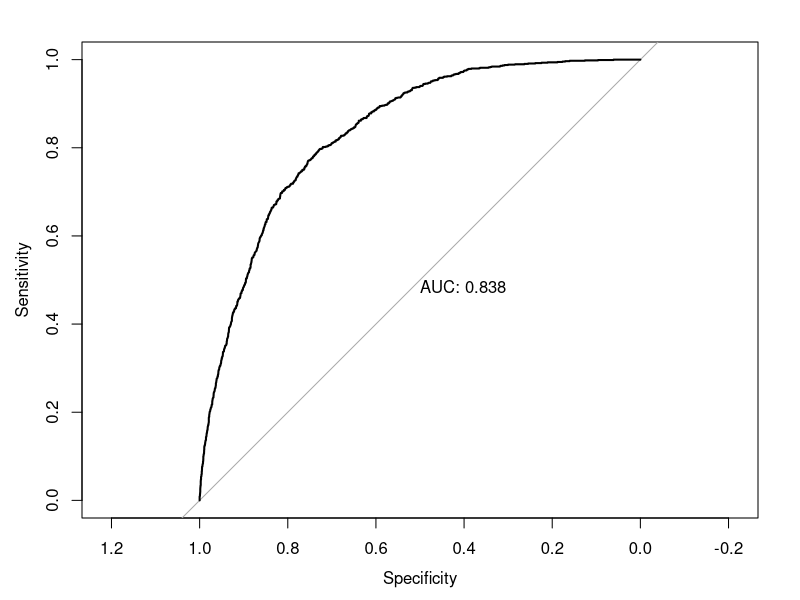
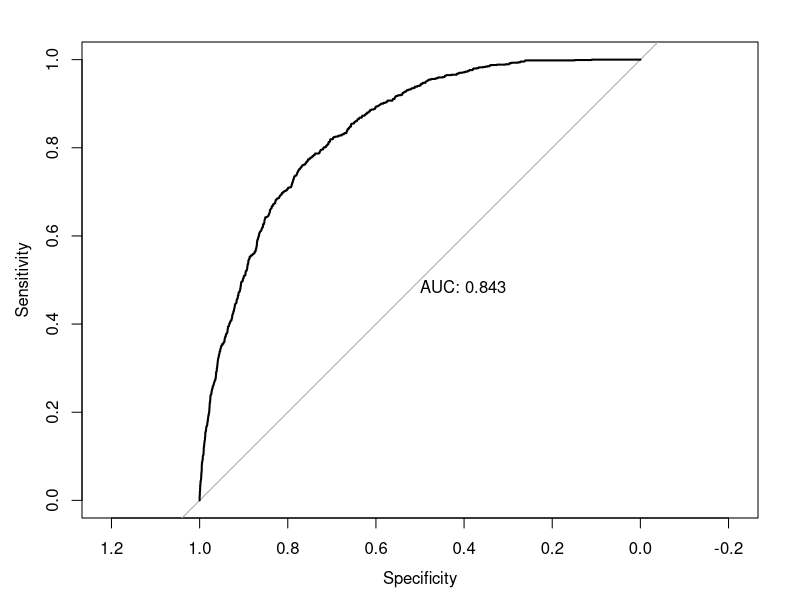
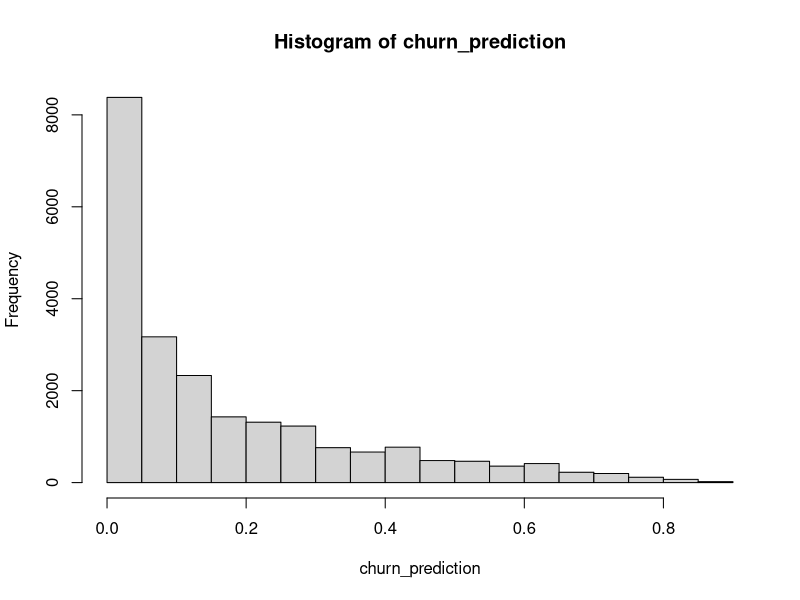
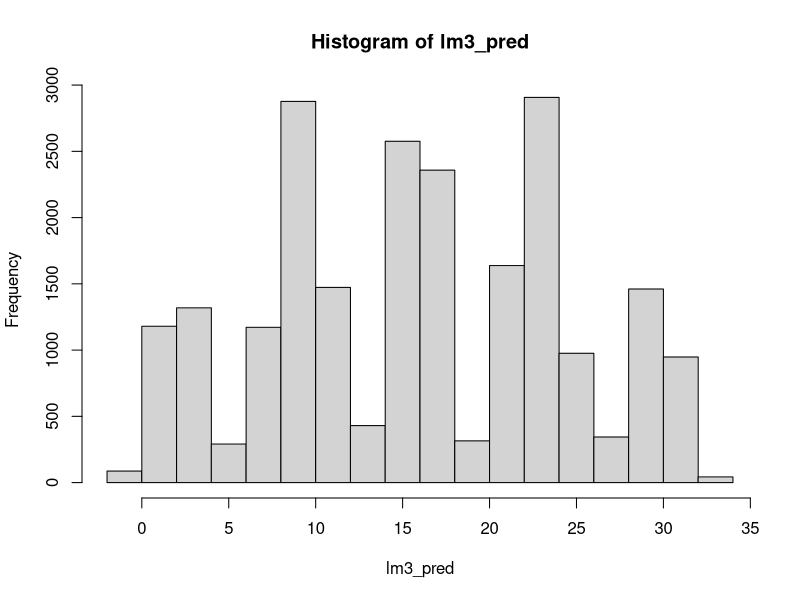
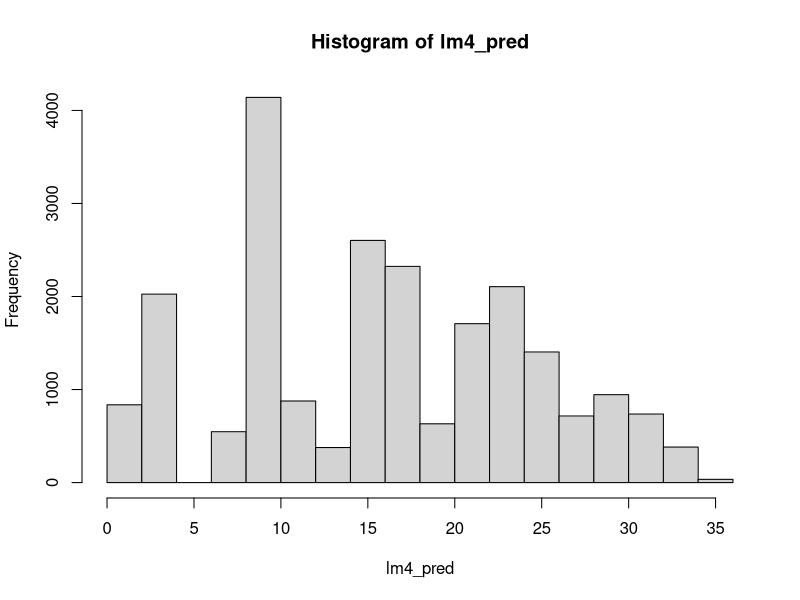
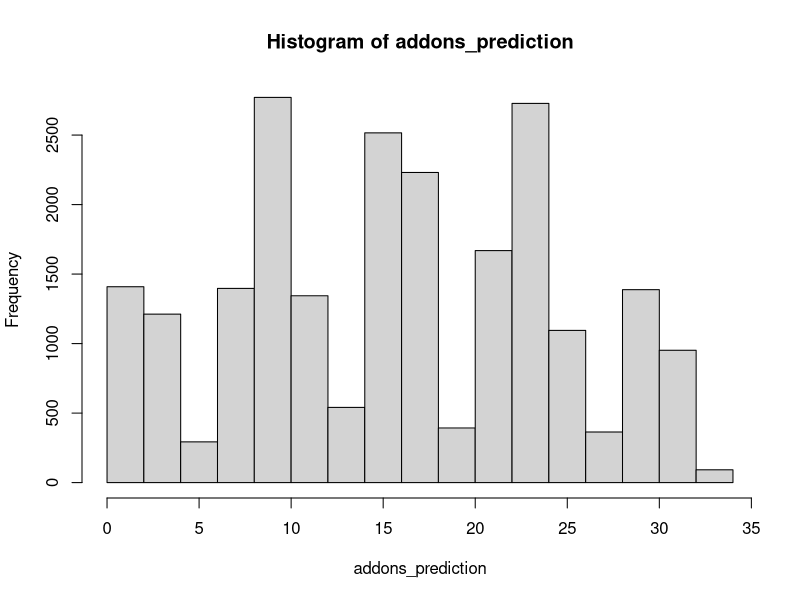

Write the R code that produced these figures, in order.
install.packages("/Users/charlotteshi/Desktop",repos=NULL,type="source")
install.packages("caret", dependencies = TRUE) 
install.packages("gower")

library(caret)
library(pROC) # for ROC curves

ds <- read.csv("D2.3 Blue apron.csv")  # load data  

#set menu and frequency as factors
ds$menu = as.factor(ds$menu)  
ds$frequency = as.factor(ds$frequency)  

#prepare train and test dataset for regression
set.seed(2)
idx = sample(2,nrow(ds),replace=TRUE,prob=c(.7,.3)) 

#Task 1: churn as outcome
#specification 1
glm.fit1 = glm(churn~tenure+rating+partysize+urban+menu+frequency, family=binomial,data=ds[idx==1,])
summary(glm.fit1)
#specification 2
glm.fit2 = glm(churn~tenure+rating+partysize+urban+menu+frequency+rating*partysize+rating*urban+
                 partysize*urban+urban*tenure, family=binomial,data=ds[idx==1,])
summary(glm.fit2)


#classification glm1
glm1.probs = predict(glm.fit1,newdata=ds,type="response") 
glm1.preds = ifelse(glm1.probs>.5,"Response","No response") 

churn_obs = ifelse(ds$churn==1,"Response","No response")
#confusion matrices for glm1 
 
cm1_is = table(predicted=glm1.preds[idx==1], actual=churn_obs[idx==1])
cm1_os = table(predicted=glm1.preds[idx==2], actual=churn_obs[idx==2]) 
confusionMatrix(cm1_is, positive = "Response")
confusionMatrix(cm1_os, positive = "Response")

#ROC and AUC for glm1
roc(ds$churn[idx==2]~glm1.probs[idx==2], plot = TRUE, print.auc = TRUE)  


#classification glm2
glm2.probs = predict(glm.fit2,newdata=ds,type="response") 
glm2.preds = ifelse(glm2.probs>.5,"Response","No response") 

#confusion matrices for glm2 
cm2_is = table(predicted=glm2.preds[idx==1], actual=churn_obs[idx==1])
cm2_os = table(predicted=glm2.preds[idx==2], actual=churn_obs[idx==2]) 
confusionMatrix(cm2_is, positive = "Response")
confusionMatrix(cm2_os, positive = "Response")

#ROC and AUC for glm2
roc(ds$churn[idx==2]~glm2.probs[idx==2], plot = TRUE, print.auc = TRUE)  

#selecting model 2: glm.fit2 as the final model
glm.log_final = glm(churn~tenure+rating+partysize+urban+menu+frequency+rating*partysize+rating*urban+
                      partysize*urban+urban*tenure, family=binomial,data=ds)
churn_prediction = predict(glm.log_final,newdata=ds,type="response") 
hist(churn_prediction)



#Task 2: monthlyaddons as outcome
#specification 3
glm.fit3 = glm(monthlyaddons~tenure+rating+partysize+urban+menu+frequency, family="gaussian",data=ds[idx==1,])
summary(glm.fit3)

#specification 4
glm.fit4 = glm(monthlyaddons~tenure+rating+partysize+urban+menu+frequency+rating*partysize+rating*urban+
                 partysize*urban+urban*tenure, family="gaussian",data=ds[idx==1,])
summary(glm.fit4)

#specification 3: MRSE
lm3_pred = predict(glm.fit3,newdata=ds)
table(is.na(lm3_pred))
hist(lm3_pred)
postResample(pred = lm3_pred[idx==1 & is.na(ds$churn)==FALSE], obs = ds$churn[idx==1 & is.na(ds$churn)==FALSE])
postResample(pred = lm3_pred[idx==2 & is.na(ds$churn)==FALSE], obs = ds$churn[idx==2 & is.na(ds$churn)==FALSE])

#specification 4: MRSE
lm4_pred = predict(glm.fit4,newdata=ds)
table(is.na(lm4_pred))
hist(lm4_pred)
postResample(pred = lm4_pred[idx==1 & is.na(ds$churn)==FALSE], obs = ds$churn[idx==1 & is.na(ds$churn)==FALSE])
postResample(pred = lm4_pred[idx==2 & is.na(ds$churn)==FALSE], obs = ds$churn[idx==2 & is.na(ds$churn)==FALSE])

#select model 3 as the final model for linear regression
glm.linear_final=glm(monthlyaddons~tenure+rating+partysize+urban+menu+frequency, family="gaussian",data=ds)
addons_prediction=predict(glm.linear_final,newdata=ds,type="response")
#since monthlyaddons cannot be negative, replacing all negative monthlyaddons with "0"
addons_prediction[addons_prediction<0]<-0
if (all(addons_prediction >= 0)){
  print("All values are non-negatives!")
}
hist(addons_prediction)
table(is.na(addons_prediction))#check missing value

#export file
export_df = cbind(ds,churn_prediction,addons_prediction)
write.csv(export_df,"blueapron_predicted.csv")
